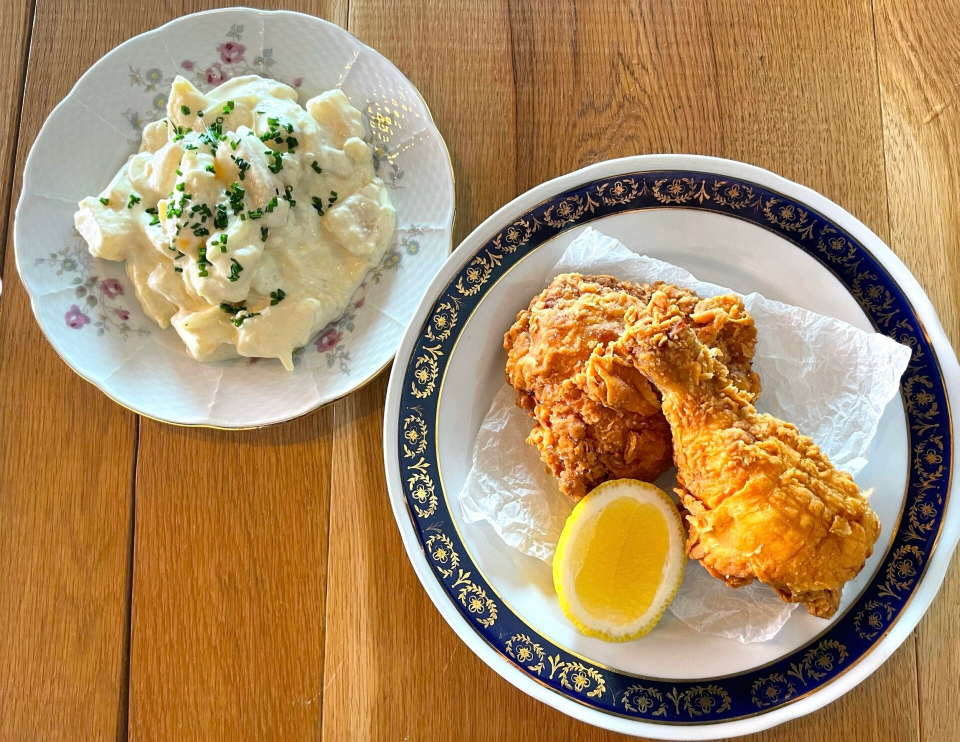
#> input picture .src-images/image00032-high.jpg, 1919 x 1484 px, found by its file name (shown at 1/2 size)
$ python build-images.py
#> lines starting #> are read from the running program, lines starting #| are printed output that depends on the picture
#> in emit, im is the input picture: PIL image 1919x1484 RGB; mean R, G, B 170.5, 138.8, 97.9
"""
One-off asset pipeline.

Sources are the originals pulled from the old Webador CDN (.src-images/) plus the
local bistro_images/ folder. Everything is cropped to the aspect ratio the layout
actually needs, then written as WebP into public/images/.

Run with:  python scripts/build-images.py
"""
import os
from PIL import Image

SRC_CDN = ".src-images"
SRC_LOCAL = "bistro_images"
OUT = "public/images"

os.makedirs(OUT, exist_ok=True)


def crop_to(im, ratio, anchor=0.5):
    """
    Crop to a target width/height ratio without ever upscaling.

    `anchor` picks which part of the frame survives: 0.5 keeps the centre,
    0 the left/top edge, 1 the right/bottom. The painted wall needs a left
    anchor or the crop cuts the first word off the sentence.
    """
#> called with ratio = 0.833, anchor = 0.5
    w, h = im.size
#> w = 1919; h = 1484
    if w / h > ratio:
        new_w = int(h * ratio)
#> new_w = 1236
        x = int((w - new_w) * anchor)
#> x = 341
        box = (x, 0, x + new_w, h)
#> box = (341, 0, 1577, 1484)
    else:
        new_h = int(w / ratio)
        y = int((h - new_h) * anchor)
        box = (0, y, w, y + new_h)
    return im.crop(box)


def emit(src_dir, src, out_name, ratio=None, max_w=1600, quality=82, anchor=0.5):
    path = os.path.join(src_dir, src)
    im = Image.open(path).convert("RGB")
    if ratio:
        im = crop_to(im, ratio, anchor)
    if im.size[0] > max_w:
        im = im.resize((max_w, round(im.size[1] * max_w / im.size[0])), Image.LANCZOS)
    dst = os.path.join(OUT, out_name)
    im.save(dst, "WEBP", quality=quality, method=6)
    print("%-24s %dx%d  %.0f KB" % (out_name, im.size[0], im.size[1], os.path.getsize(dst) / 1024))
#| hero-plate.webp          1236x1484  295 KB


# --- Panel photography (tall crops: these sit under the torn edge) --------------
emit(SRC_CDN,   "image00032-high.jpg",   "hero-plate.webp",     ratio=5 / 6, max_w=1240)
emit(SRC_LOCAL, "bistro_wall_text.jpeg", "about-wall.webp",     ratio=3 / 4, max_w=1000, anchor=0.06)
#> call 2 of emit, with src_dir = 'bistro_images', src = 'bistro_wall_text.jpeg', out_name = 'about-wall.webp', ratio = 0.75, max_w = 1000, quality = 82, anchor = 0.06
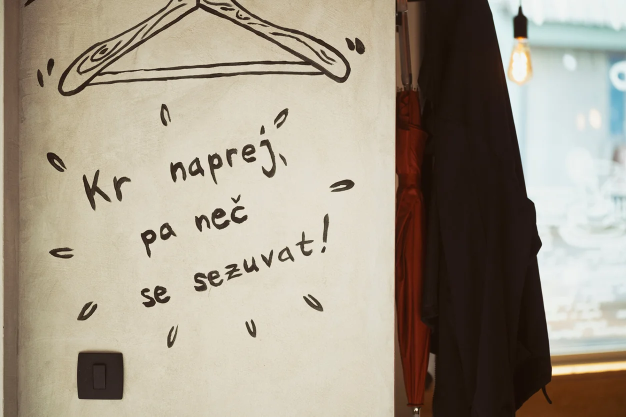
#> input picture bistro_images/bistro_wall_text.jpeg, 1252 x 833 px, found by its file name (shown at 1/2 size)
#> in emit, im is the input picture: PIL image 1252x833 RGB; mean R, G, B 162.3, 153.2, 137.4
#| about-wall.webp          624x833  39 KB
emit(SRC_CDN,   "image00035-standard.jpg", "sporhet-plate.webp", ratio=3 / 4, max_w=800)
#> call 3 of emit, with src_dir = '.src-images', src = 'image00035-standard.jpg', out_name = 'sporhet-plate.webp', ratio = 0.75, max_w = 800, quality = 82, anchor = 0.5
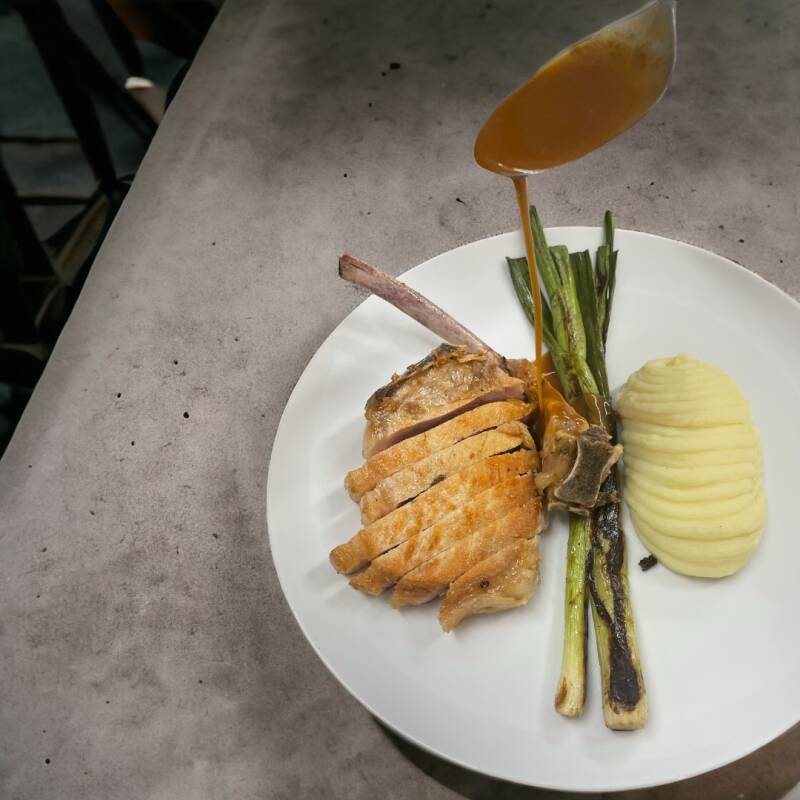
#> input picture .src-images/image00035-standard.jpg, 800 x 800 px, found by its file name
#> in emit, im is the input picture: PIL image 800x800 RGB; mean R, G, B 138.2, 128.3, 112.6
#| sporhet-plate.webp       600x800  41 KB

# --- Portrait of the owners -----------------------------------------------------
emit(SRC_CDN, "image-high-jkmo8c.png", "owners.webp", ratio=4 / 3, max_w=1279)
#> call 4 of emit, with src_dir = '.src-images', src = 'image-high-jkmo8c.png', out_name = 'owners.webp', ratio = 1.33, max_w = 1279, quality = 82, anchor = 0.5
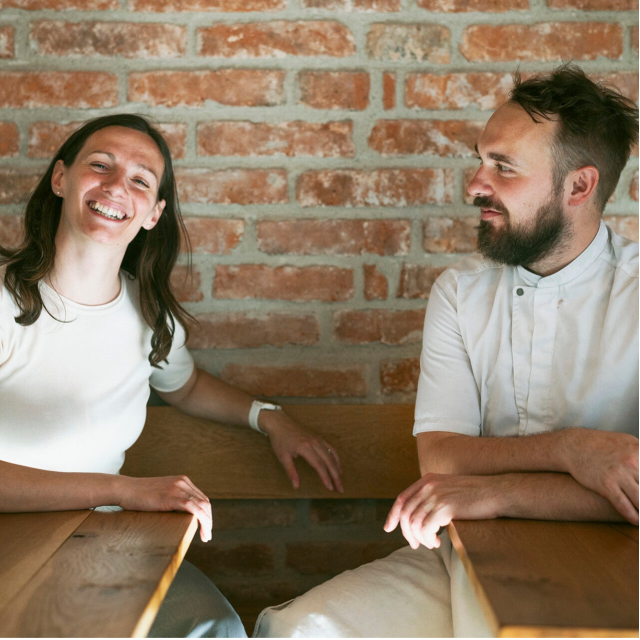
#> input picture .src-images/image-high-jkmo8c.png, 1279 x 1279 px, found by its file name (shown at 1/2 size)
#| owners.webp              1279x959  80 KB

# --- Wide / editorial -----------------------------------------------------------
emit(SRC_LOCAL, "bistro_wall_text.jpeg", "wall-wide.webp", ratio=16 / 9, max_w=1252)
#> in crop_to (call 5), `return im.crop(box)`:
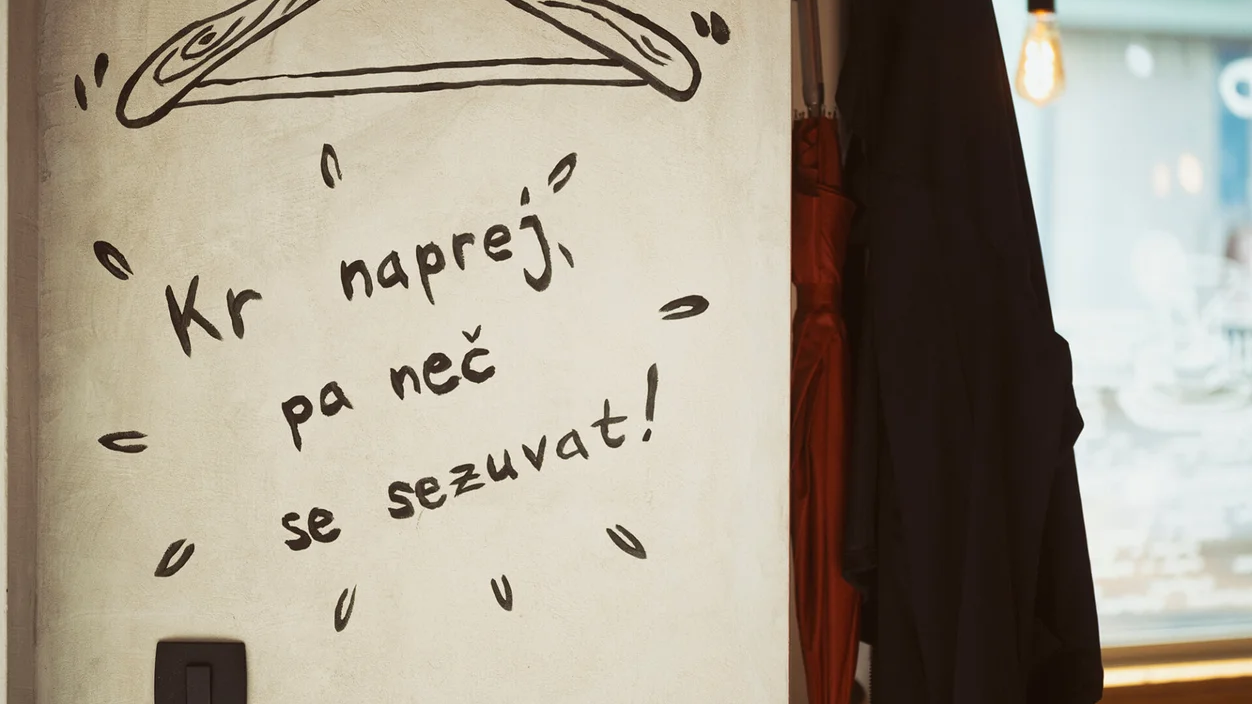
#> returned value: PIL image 1252x704 RGB; mean R, G, B 164.1, 155.6, 140.4
#| wall-wide.webp           1252x704  47 KB
emit(SRC_CDN,   "image00032-high.jpg",   "table-wide.webp", ratio=16 / 9, max_w=1600)
#> in emit (call 6), `im = im.resize((max_w, round(im.size[1] * max_w / im.size[0])), Image...`:
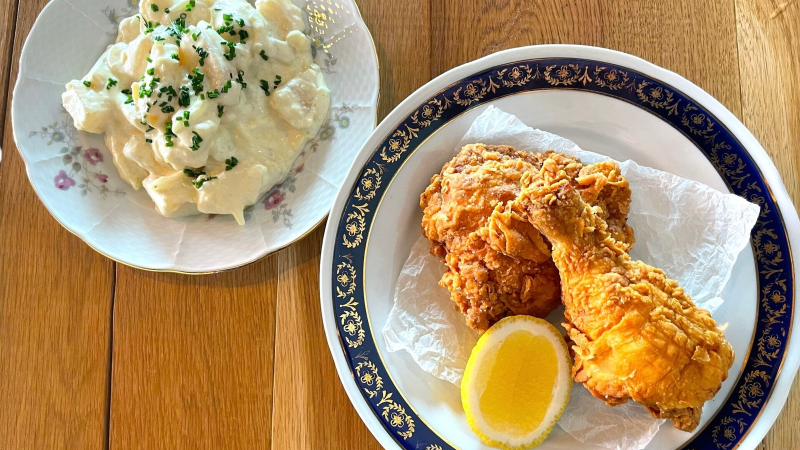
#> im: PIL image 1600x900 RGB (shown at 1/2 size); mean R, G, B 172.9, 143.7, 103.1
#| table-wide.webp          1600x900  244 KB

# --- Dish grid (square) ---------------------------------------------------------
emit(SRC_CDN,   "image00028-standard.jpg", "dish-01.webp", ratio=1, max_w=800)
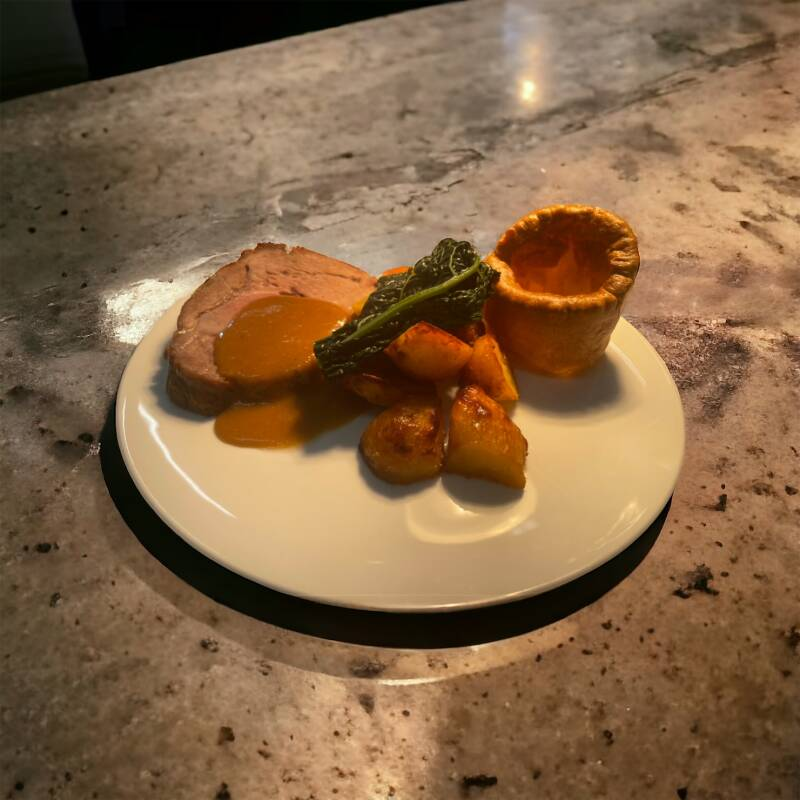
#> input picture .src-images/image00028-standard.jpg, 800 x 800 px, found by its file name
#> in emit, im is the input picture: PIL image 800x800 RGB; mean R, G, B 133.3, 101.5, 69.8
#| dish-01.webp             800x800  53 KB
emit(SRC_LOCAL, "food4.jpeg",              "dish-02.webp", ratio=1, max_w=532)
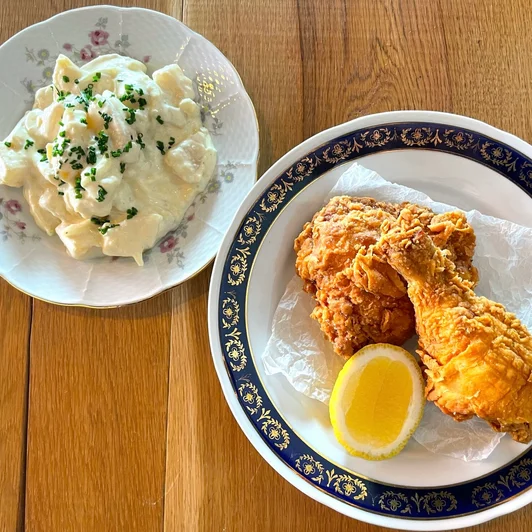
#> input picture bistro_images/food4.jpeg, 532 x 532 px, found by its file name
#> in emit, im is the input picture: PIL image 532x532 RGB; mean R, G, B 172.3, 139.9, 96.6
#| dish-02.webp             532x532  69 KB
#> (the run stopped early here; a loop or call above may not have finished)
